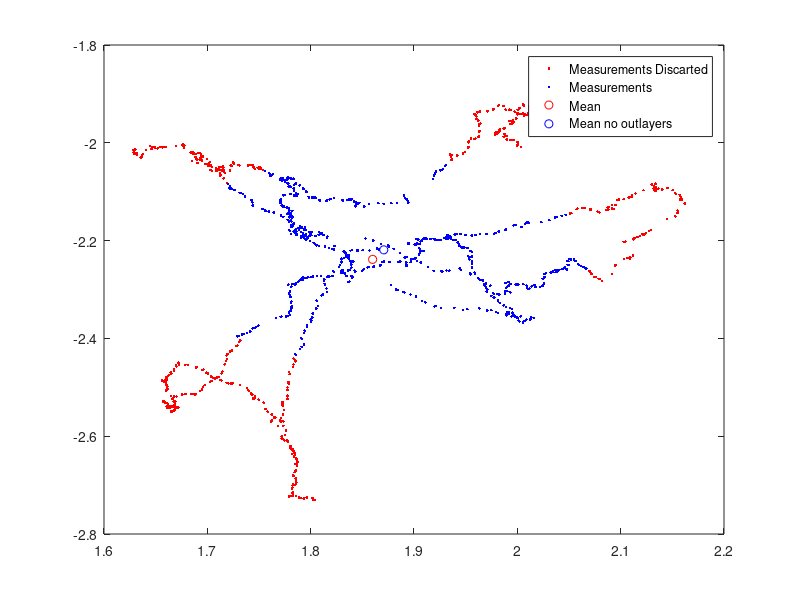

Here is the MATLAB script that generated this plot:
function [ output_args ] = ComputePositionError( )
%COMPUTEPOSITIONERROR This script computes the error in position of an UAV
%that remains static in a position

% Loading the log files
data=load('uav2.txt');

% Extracting the number of measurements
mess = size(data,1);

measurements = data(:,4:5)';

 
% Computing the simple mean
p_mean = [mean(measurements(1,:)) mean(measurements(2,:))];
 
% Deleating outlayers from the measurement set
errors = sqrt((p_mean(1) - measurements(1,:)).^2 + (p_mean(2) - measurements(2,:)).^2);
threshold = mean(errors);    % Errors larger than this measurement are discarded
 
measurements_no_out = measurements(:,find(errors < threshold));
p_mean_no_out = [mean(measurements_no_out(1,:)) mean(measurements_no_out(2,:))];
 
% Ploting everything
close all
plot(measurements(1,:), measurements(2,:), '.r', ...
     measurements_no_out(1,:), measurements_no_out(2,:), '.b', ...
     p_mean(1), p_mean(2), 'or', ...
     p_mean_no_out(1), p_mean_no_out(2), 'ob')
legend('Measurements Discarted', 'Measurements', 'Mean', 'Mean no outlayers')
 
errors2 = sqrt((p_mean_no_out(1) - measurements(1,:)).^2 + (p_mean_no_out(2) - measurements(2,:)).^2);
disp(['Mean at (' num2str(p_mean) '), error in mean ' num2str(max(errors))])
disp(['Mean at (' num2str(p_mean) '), error in mean no outlayers ' num2str(max(errors2))])
 



end